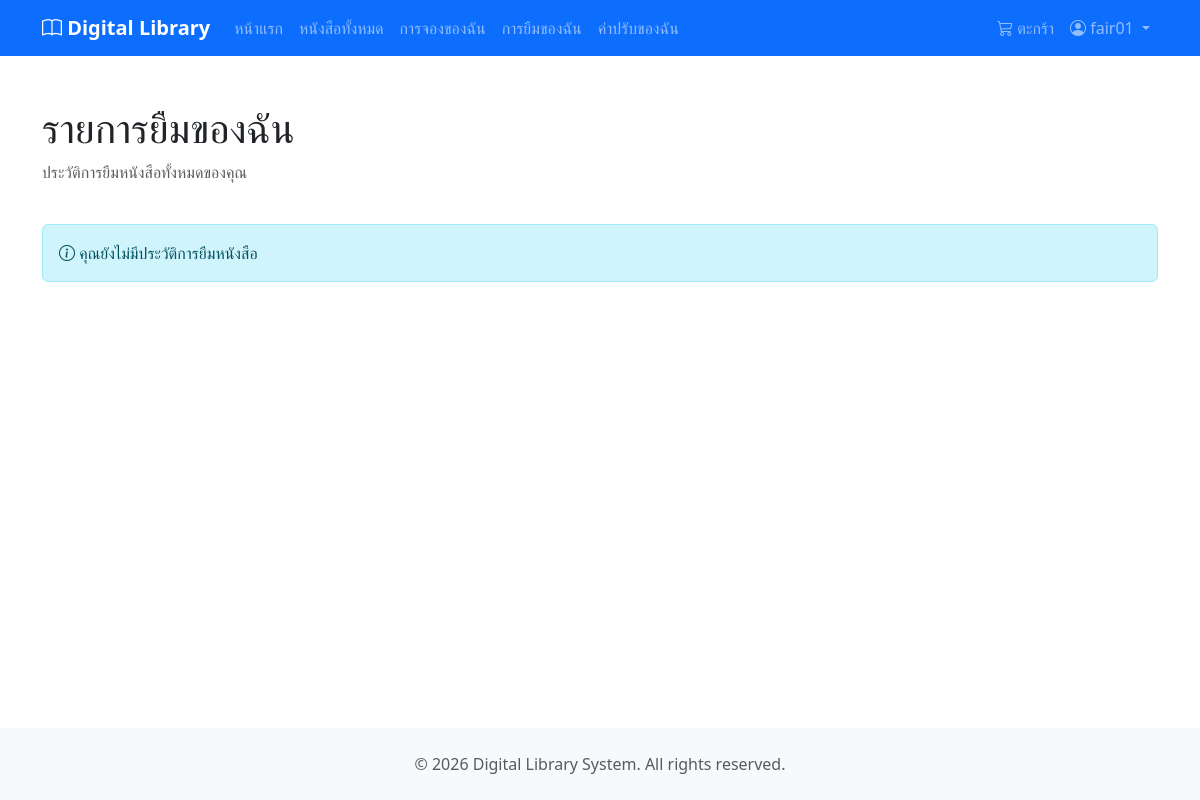
Before: /my-loans/ (signed in) with the older database file.
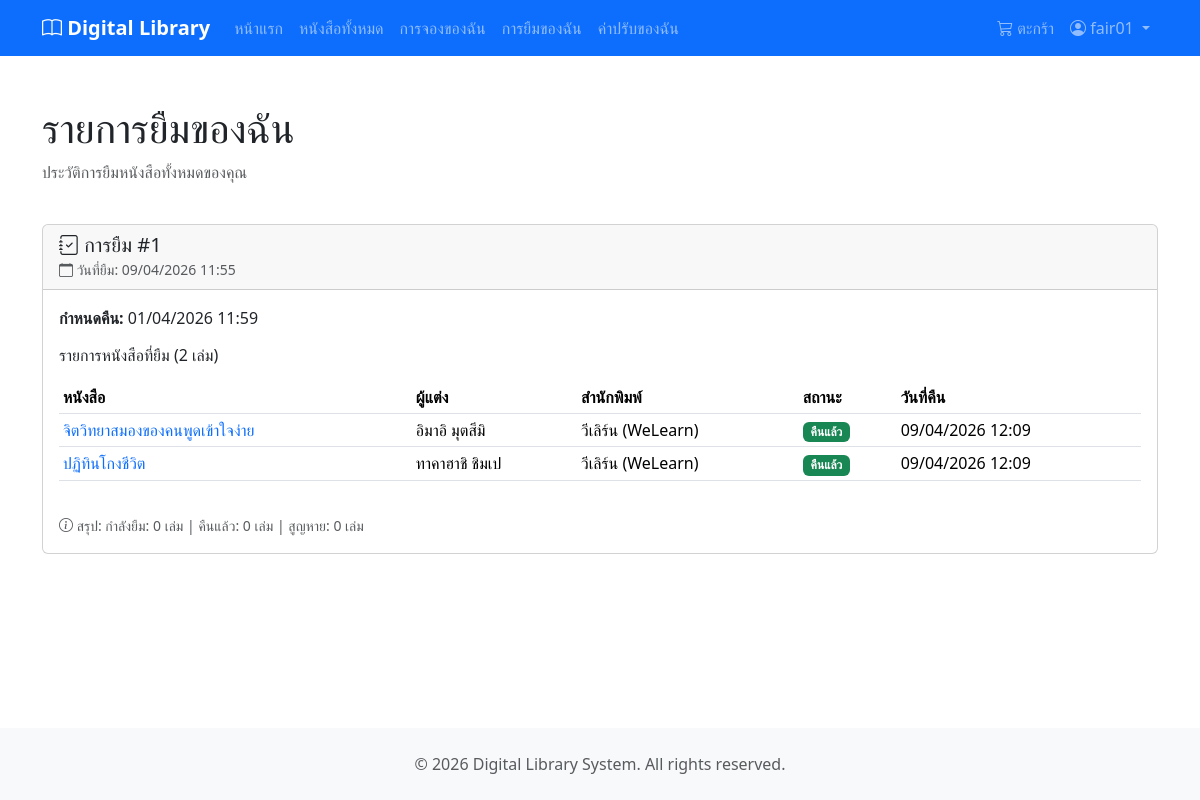
After: the same page with the newer database file.
### loans/models.py (models this page shows, shortened)
class Loan(models.Model):
    STATUS_CHOICES = [
        ('active', 'กำลังยืม'),
        ('completed', 'คืนครบแล้ว'),
    ]
    id = models.AutoField(primary_key=True)
    user = models.ForeignKey(
        settings.AUTH_USER_MODEL,
        on_delete=models.CASCADE,
        related_name='loans'
    )
    status = models.CharField(
        max_length=20,
        choices=STATUS_CHOICES,
        default='active'
    )
    due_date = models.DateTimeField(null=True, blank=True)
    created_at = models.DateTimeField(auto_now_add=True)
    if TYPE_CHECKING:
        loan_items: Manager["LoanItem"]
    class Meta:
        db_table = 'loans'
        verbose_name = 'Loan'
        verbose_name_plural = 'Loans'
        ordering = ['-created_at']
    @property
    def is_overdue(self) -> bool:
        if self.status != 'active' or not self.due_date:
            return False
        return self.due_date < timezone.now()

class LoanItem(models.Model):
    STATUS_CHOICES = [
        ('borrowed', 'กำลังยืม'),
        ('returned', 'คืนแล้ว'),
        ('lost', 'หาย'),
    ]
    id = models.AutoField(primary_key=True)
    book = models.ForeignKey(
        Book,
        on_delete=models.CASCADE,
        related_name='loan_items'
    )
    loan = models.ForeignKey(
        Loan,
        on_delete=models.CASCADE,
        related_name='loan_items'
    )
    hold_item = models.OneToOneField(
        HoldItem,
        on_delete=models.SET_NULL,
        null=True,
        blank=True,
        related_name='loan_item'
    )
    status = models.CharField(
        max_length=20,
        choices=STATUS_CHOICES,
        default='borrowed'
    )
    returned_at = models.DateTimeField(null=True, blank=True)
    created_at = models.DateTimeField(auto_now_add=True)
    class Meta:
        db_table = 'loan_items'
        verbose_name = 'Loan Item'
        verbose_name_plural = 'Loan Items'
        ordering = ['-created_at']
    @property
    def is_overdue(self) -> bool:
        if self.status != 'borrowed':
            return False
        return self.loan.is_overdue

### books/models.py (models this page shows, shortened)
class Book(models.Model):
    id = models.AutoField(primary_key=True)
    title = models.CharField(max_length=255)
    isbn = models.CharField(
        max_length=13,
        unique=True,
        null=False,
        blank=False,
    )
    description = models.TextField(null=True, blank=True)
    image_url = models.ImageField(
        upload_to="books/covers/",
        max_length=255,
        null=True,
        blank=True,
    )
    total_quantity = models.IntegerField(default=0)
    available_quantity = models.IntegerField(default=0)
    publish_year = models.IntegerField(null=True, blank=True)
    publisher = models.ForeignKey(
        Publisher,
        on_delete=models.SET_NULL,
        null=True,
        blank=True,
        related_name='books',
    )
    authors = models.ManyToManyField(
        Author,
        through="BookAuthor",
        related_name="books",
    )
    categories = models.ManyToManyField(
        Category,
        through="BookCategory",
        related_name="books",
    )
    created_at = models.DateTimeField(auto_now_add=True)
    if TYPE_CHECKING:
        hold_items: Manager[HoldItem]
        hold_items: Manager[HoldItem]
        loan_items: Manager[LoanItem]
    class Meta:
        db_table = "books"
        verbose_name = "Book"
        verbose_name_plural = "Books"
        constraints = [
            models.CheckConstraint(
                check=Q(total_quantity__gte=0),
                name="check_books_total_quantity_gte_0",
            ),
            models.CheckConstraint(
                check=Q(available_quantity__gte=0),
                name="check_books_available_quantity_gte_0",
            ),
            models.CheckConstraint(
                check=Q(publish_year__isnull=True) | Q(publish_year__gte=0),
                name="check_books_publish_year_gte_0_or_null",
            ),
        ]

class Author(models.Model):
    id = models.AutoField(primary_key=True)
    name = models.CharField(max_length=255)
    created_at = models.DateTimeField(auto_now_add=True)
    if TYPE_CHECKING:
        books: Manager["Book"]
    class Meta:
        db_table = "authors"
        verbose_name = "Author"
        verbose_name_plural = "Authors"

class Publisher(models.Model):
    id = models.AutoField(primary_key=True)
    name = models.CharField(max_length=255, unique=True)
    created_at = models.DateTimeField(auto_now_add=True)
    if TYPE_CHECKING:
        books: Manager["Book"]
    class Meta:
        db_table = "publishers"
        verbose_name = "Publisher"
        verbose_name_plural = "Publishers"

### loans/views.py (the view)
# urls.py: path('my-loans/', views.my_loans_view, name='my_loans'),
@login_required
def my_loans_view(request):
    loans = Loan.objects.filter(
        user=request.user
    ).prefetch_related(
        'loan_items__book__authors',
        'loan_items__book__publisher'
    ).order_by('-created_at')
    context = {
        'loan_batches': loans,
    }
    return render(request, 'loans/my_loans.html', context)

### books/cart.py (called while the page is built)
    def count(self):
        return len(self.cart)

### books/context_processors.py (called while the page is built)
def cart_context(request):
    cart = Cart(request)
    return {
        'cart_count': cart.count()
    }

### templates/loans/my_loans.html (shortened to what the changed rows need)
{% extends 'base.html' %}
{% block content %}
<div class="container mt-4">
    <div class="row mb-4">
        <div class="col">
            <h1>รายการยืมของฉัน</h1>
        </div>
    </div>
    {% if loan_batches %}
    <div class="row">
        <div class="col">
            {% for batch in loan_batches %}
            <div class="card mb-3">
                <div class="card-header d-flex justify-content-between align-items-center">
                    <div>
                        <h5 class="mb-0">
                            <i class="bi bi-journal-check"></i>
                            การยืม #{{ batch.id }}
                        </h5>
                        <small class="text-muted">
                            <i class="bi bi-calendar"></i> วันที่ยืม: {{ batch.created_at|date:"d/m/Y H:i" }}
                        </small>
                    </div>
                </div>
                <div class="card-body">
                    {% if batch.due_date %}
                    <div class="mb-3">
                        <strong>กำหนดคืน:</strong>
                        <span class="{% if batch.is_overdue %}text-danger fw-bold{% endif %}">
                            {{ batch.due_date|date:"d/m/Y H:i" }}
                        </span>
                    </div>
                    {% endif %}
                    <h6 class="mb-3">รายการหนังสือที่ยืม ({{ batch.loan_items.count }} เล่ม)</h6>
                    <div class="table-responsive">
                        <table class="table table-sm">
                            <thead>
                                <tr>
                                    <th>หนังสือ</th>
                                    <th>ผู้แต่ง</th>
                                    <th>สำนักพิมพ์</th>
                                    <th>สถานะ</th>
                                    <th>วันที่คืน</th>
                                </tr>
                            </thead>
                            <tbody>
                                {% for item in batch.loan_items.all %}
                                <tr class="{% if item.is_overdue %}table-warning{% endif %}">
                                    <td>
                                        <a href="{% url 'books:book_detail' item.book.id %}" class="text-decoration-none">
                                            {{ item.book.title }}
                                        </a>
                                    </td>
                                    <td>
                                        {% if item.book.authors.all %}
                                            {% for author in item.book.authors.all %}
                                                {{ author.name }}{% if not forloop.last %}, {% endif %}
                                            {% endfor %}
                                        {% else %}
                                            -
                                        {% endif %}
                                    </td>
                                    <td>{{ item.book.publisher.name|default:"-" }}</td>
                                    <td>
                                        {% if item.status == 'borrowed' %}
                                            {% if item.is_overdue %}
                                            <span class="badge bg-danger">
                                                <i class="bi bi-exclamation-triangle"></i> กำลังยืม (เกินกำหนด)
                                            </span>
                                            {% else %}
                                            <span class="badge bg-primary">กำลังยืม</span>
                                            {% endif %}
                                        {% elif item.status == 'returned' %}
                                        <span class="badge bg-success">คืนแล้ว</span>
                                        {% elif item.status == 'lost' %}
                                        <span class="badge bg-dark">สูญหาย</span>
                                        {% endif %}
                                    </td>
                                    <td>
                                        {% if item.returned_at %}
                                        {{ item.returned_at|date:"d/m/Y H:i" }}
                                        {% else %}
                                        -
                                        {% endif %}
                                    </td>
                                </tr>
                                {% endfor %}
                            </tbody>
                        </table>
                    </div>
                    <div class="mt-3">
                        <small class="text-muted">
                            <i class="bi bi-info-circle"></i>
                            สรุป:
                            {% with borrowed=batch.loan_items.filter|add:"status=borrowed" returned=batch.loan_items.filter|add:"status=returned" lost=batch.loan_items.filter|add:"status=lost" %}
                                กำลังยืม: {{ batch.loan_items.all|length|add:"-"|add:batch.loan_items.filter|length }} เล่ม |
                                คืนแล้ว: {{ batch.loan_items.all|length|add:"-"|add:batch.loan_items.filter|length }} เล่ม
                                {% if batch.loan_items.filter.exists %}
                                | สูญหาย: {{ batch.loan_items.all|length|add:"-"|add:batch.loan_items.filter|length }} เล่ม
                                {% endif %}
                            {% endwith %}
                        </small>
                    </div>
                </div>
            </div>
            {% endfor %}
        </div>
    </div>
    {% else %}
    <div class="alert alert-info">
        <i class="bi bi-info-circle"></i> คุณยังไม่มีประวัติการยืมหนังสือ
    </div>
    {% endif %}
</div>
{% endblock %}

Changed rows visible on the page:
added Loan: id "1", created_at "09/04/2026 11:55", due_date "01/04/2026 11:59", loan_items.count "2", loan_items.all|length "0"
added LoanItem: book "จิตวิทยาสมองของคนพูดเข้าใจง่าย", book.publisher.name "วีเลิร์น (WeLearn)", status "คืนแล้ว", returned_at "09/04/2026 12:09"
added Author: name "อิมาอิ มุตสึมิ", shown under "จิตวิทยาสมองของคนพูดเข้าใจง่าย"
added LoanItem: book "ปฏิทินโกงชีวิต", book.publisher.name "วีเลิร์น (WeLearn)", status "คืนแล้ว", returned_at "09/04/2026 12:09"
added Author: name "ทาคาฮาชิ ชิมเป", shown under "ปฏิทินโกงชีวิต"
Other visible differences:
text no longer shown: "คุณยังไม่มีประวัติการยืมหนังสือ"
